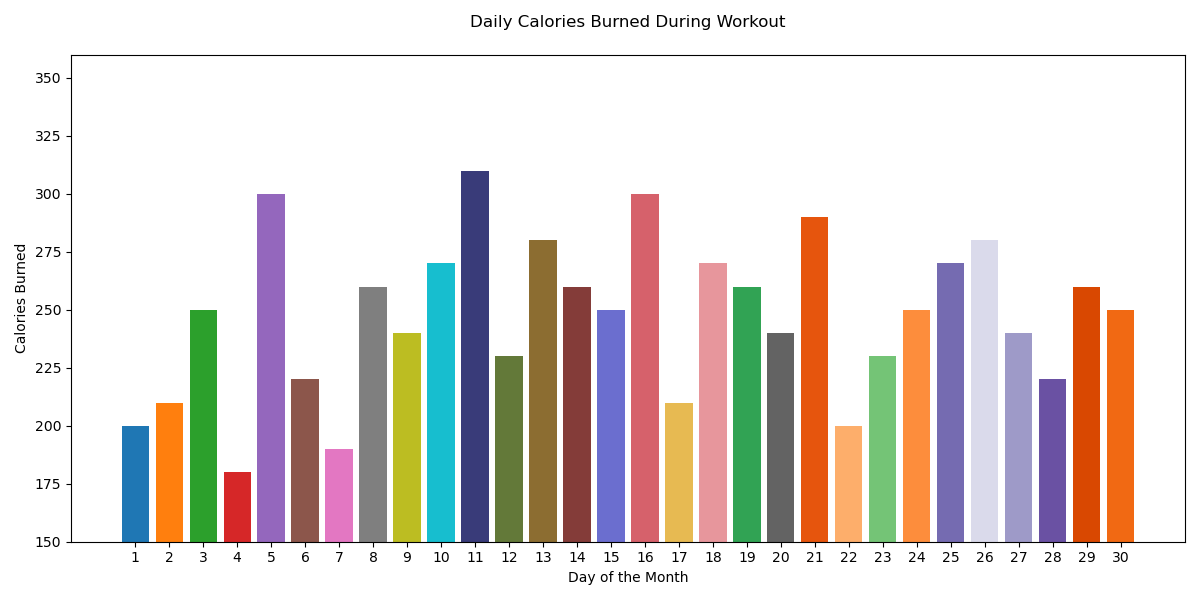

The script that drew this image:

import matplotlib.pyplot as plt

# Data
days = [
    '1', '2', '3', '4', '5', '6', '7', '8', '9', '10', '11', '12', 
    '13', '14', '15', '16', '17', '18', '19', '20', '21', '22', '23', 
    '24', '25', '26', '27', '28', '29', '30'
]
calories_burned = [
    200, 210, 250, 180, 300, 220, 190, 260, 240, 270, 310, 230, 280, 
    260, 250, 300, 210, 270, 260, 240, 290, 200, 230, 250, 270, 280, 
    240, 220, 260, 250
]

# Colors for each bar
colors = [
    '#1f77b4', '#ff7f0e', '#2ca02c', '#d62728', '#9467bd', '#8c564b', 
    '#e377c2', '#7f7f7f', '#bcbd22', '#17becf', '#393b79', '#637939', 
    '#8c6d31', '#843c39', '#6b6ecf', '#d6616b', '#e7ba52', '#e7969c', 
    '#31a354', '#636363', '#e6550d', '#fdae6b', '#74c476', '#fd8d3c', 
    '#756bb1', '#dadaeb', '#9e9ac8', '#6a51a3', '#d94801', '#f16913'
]

# Create a vertical bar chart
plt.figure(figsize=(12, 6))  # Change the figure size (width x height)
bar_width = 0.8  # Change the bar width
plt.bar(days, calories_burned, color=colors, width=bar_width)

# Setting the title and labels
plt.title('Daily Calories Burned During Workout', pad=20)
plt.xlabel('Day of the Month')
plt.ylabel('Calories Burned')

# Adjust the limits if necessary
plt.ylim([150, max(calories_burned) + 50])

# Display the chart
plt.tight_layout()
plt.show()
